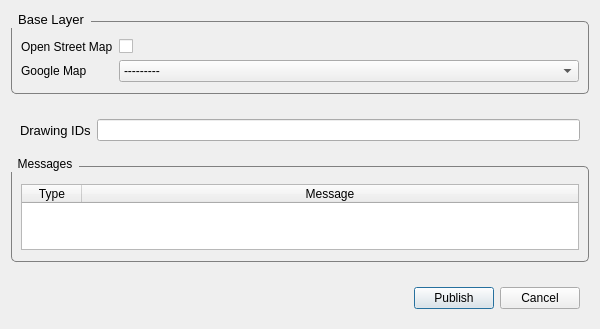
<?xml version="1.0" encoding="UTF-8"?>
<ui version="4.0">
 <class>Dialog</class>
 <widget class="QDialog" name="Dialog">
  <property name="geometry">
   <rect>
    <x>0</x>
    <y>0</y>
    <width>600</width>
    <height>329</height>
   </rect>
  </property>
  <property name="sizePolicy">
   <sizepolicy hsizetype="Expanding" vsizetype="Expanding">
    <horstretch>0</horstretch>
    <verstretch>0</verstretch>
   </sizepolicy>
  </property>
  <property name="minimumSize">
   <size>
    <width>600</width>
    <height>0</height>
   </size>
  </property>
  <property name="maximumSize">
   <size>
    <width>16777215</width>
    <height>16777215</height>
   </size>
  </property>
  <property name="windowTitle">
   <string>Publish project</string>
  </property>
  <property name="modal">
   <bool>true</bool>
  </property>
  <layout class="QVBoxLayout" name="verticalLayout">
   <item>
    <widget class="QGroupBox" name="groupBox">
     <property name="font">
      <font>
       <pointsize>10</pointsize>
       <weight>50</weight>
       <bold>false</bold>
      </font>
     </property>
     <property name="styleSheet">
      <string notr="true">QGroupBox { 
    border: 1px solid gray; 
    border-radius: 5px;
    margin: 10 0px;
    text-align: top;
    padding: 8 0 2 0;
 }
QGroupBox::title {
    subcontrol-origin: margin;
    subcontrol-position: top left;
    padding: 1 5;
}</string>
     </property>
     <property name="title">
      <string>Base Layer</string>
     </property>
     <layout class="QFormLayout" name="formLayout">
      <property name="fieldGrowthPolicy">
       <enum>QFormLayout::AllNonFixedFieldsGrow</enum>
      </property>
      <item row="0" column="0">
       <widget class="QLabel" name="label_4">
        <property name="text">
         <string>Open Street Map</string>
        </property>
       </widget>
      </item>
      <item row="0" column="1">
       <widget class="QCheckBox" name="osm">
        <property name="text">
         <string/>
        </property>
       </widget>
      </item>
      <item row="1" column="0">
       <widget class="QLabel" name="label_5">
        <property name="text">
         <string>Google Map</string>
        </property>
       </widget>
      </item>
      <item row="1" column="1">
       <widget class="QComboBox" name="google">
        <item>
         <property name="text">
          <string>---------</string>
         </property>
        </item>
        <item>
         <property name="text">
          <string>Streets</string>
         </property>
        </item>
        <item>
         <property name="text">
          <string>Hybrid</string>
         </property>
        </item>
        <item>
         <property name="text">
          <string>Satellite</string>
         </property>
        </item>
        <item>
         <property name="text">
          <string>Terrain</string>
         </property>
        </item>
       </widget>
      </item>
     </layout>
    </widget>
   </item>
   <item>
    <widget class="QGroupBox" name="groupBox_3">
     <property name="font">
      <font>
       <pointsize>10</pointsize>
      </font>
     </property>
     <property name="styleSheet">
      <string notr="true">QGroupBox { 
    border: none; 
    border-radius: 5px;
    margin: 0 0px;
    text-align:top;
 }
QGroupBox::title {
    subcontrol-origin: margin;
    subcontrol-position: top left;
    padding: 1 5;
}</string>
     </property>
     <property name="title">
      <string/>
     </property>
     <layout class="QFormLayout" name="formLayout_2">
      <property name="fieldGrowthPolicy">
       <enum>QFormLayout::AllNonFixedFieldsGrow</enum>
      </property>
      <item row="0" column="0">
       <widget class="QLabel" name="label">
        <property name="font">
         <font>
          <pointsize>10</pointsize>
          <weight>50</weight>
          <bold>false</bold>
         </font>
        </property>
        <property name="text">
         <string>Drawing IDs</string>
        </property>
       </widget>
      </item>
      <item row="0" column="1">
       <widget class="QLineEdit" name="balls"/>
      </item>
     </layout>
    </widget>
   </item>
   <item>
    <widget class="QGroupBox" name="messages_group">
     <property name="sizePolicy">
      <sizepolicy hsizetype="Expanding" vsizetype="Expanding">
       <horstretch>0</horstretch>
       <verstretch>0</verstretch>
      </sizepolicy>
     </property>
     <property name="font">
      <font>
       <weight>50</weight>
       <bold>false</bold>
      </font>
     </property>
     <property name="styleSheet">
      <string notr="true">QGroupBox { 
    border: 1px solid gray; 
    border-radius: 5px;
    margin: 10 0px;
    text-align: top;
    padding: 8 0 2 0;
 }
QGroupBox::title {
    subcontrol-origin: margin;
    subcontrol-position: top left;
    padding: 1 5;
}</string>
     </property>
     <property name="title">
      <string>Messages</string>
     </property>
     <layout class="QVBoxLayout" name="verticalLayout_2">
      <item>
       <widget class="QTableWidget" name="info_table">
        <property name="sizePolicy">
         <sizepolicy hsizetype="Expanding" vsizetype="Expanding">
          <horstretch>0</horstretch>
          <verstretch>0</verstretch>
         </sizepolicy>
        </property>
        <property name="minimumSize">
         <size>
          <width>0</width>
          <height>50</height>
         </size>
        </property>
        <property name="maximumSize">
         <size>
          <width>16777215</width>
          <height>16777215</height>
         </size>
        </property>
        <property name="baseSize">
         <size>
          <width>0</width>
          <height>50</height>
         </size>
        </property>
        <property name="editTriggers">
         <set>QAbstractItemView::NoEditTriggers</set>
        </property>
        <property name="showGrid">
         <bool>false</bool>
        </property>
        <property name="rowCount">
         <number>0</number>
        </property>
        <attribute name="horizontalHeaderVisible">
         <bool>true</bool>
        </attribute>
        <attribute name="horizontalHeaderCascadingSectionResizes">
         <bool>false</bool>
        </attribute>
        <attribute name="horizontalHeaderDefaultSectionSize">
         <number>60</number>
        </attribute>
        <attribute name="horizontalHeaderStretchLastSection">
         <bool>true</bool>
        </attribute>
        <attribute name="verticalHeaderVisible">
         <bool>false</bool>
        </attribute>
        <attribute name="verticalHeaderCascadingSectionResizes">
         <bool>false</bool>
        </attribute>
        <attribute name="verticalHeaderDefaultSectionSize">
         <number>25</number>
        </attribute>
        <attribute name="verticalHeaderStretchLastSection">
         <bool>false</bool>
        </attribute>
        <column>
         <property name="text">
          <string>Type</string>
         </property>
        </column>
        <column>
         <property name="text">
          <string>Message</string>
         </property>
        </column>
       </widget>
      </item>
     </layout>
    </widget>
   </item>
   <item>
    <widget class="QWidget" name="widget" native="true">
     <layout class="QHBoxLayout" name="horizontalLayout">
      <item>
       <spacer name="horizontalSpacer">
        <property name="orientation">
         <enum>Qt::Horizontal</enum>
        </property>
        <property name="sizeHint" stdset="0">
         <size>
          <width>40</width>
          <height>20</height>
         </size>
        </property>
       </spacer>
      </item>
      <item>
       <widget class="QPushButton" name="publish_btn">
        <property name="sizePolicy">
         <sizepolicy hsizetype="Fixed" vsizetype="Fixed">
          <horstretch>0</horstretch>
          <verstretch>0</verstretch>
         </sizepolicy>
        </property>
        <property name="text">
         <string>Publish</string>
        </property>
       </widget>
      </item>
      <item>
       <widget class="QPushButton" name="cancel_btn">
        <property name="sizePolicy">
         <sizepolicy hsizetype="Fixed" vsizetype="Fixed">
          <horstretch>0</horstretch>
          <verstretch>0</verstretch>
         </sizepolicy>
        </property>
        <property name="text">
         <string>Cancel</string>
        </property>
       </widget>
      </item>
     </layout>
    </widget>
   </item>
  </layout>
 </widget>
 <resources/>
 <connections>
  <connection>
   <sender>cancel_btn</sender>
   <signal>released()</signal>
   <receiver>Dialog</receiver>
   <slot>reject()</slot>
   <hints>
    <hint type="sourcelabel">
     <x>560</x>
     <y>327</y>
    </hint>
    <hint type="destinationlabel">
     <x>310</x>
     <y>195</y>
    </hint>
   </hints>
  </connection>
 </connections>
</ui>
